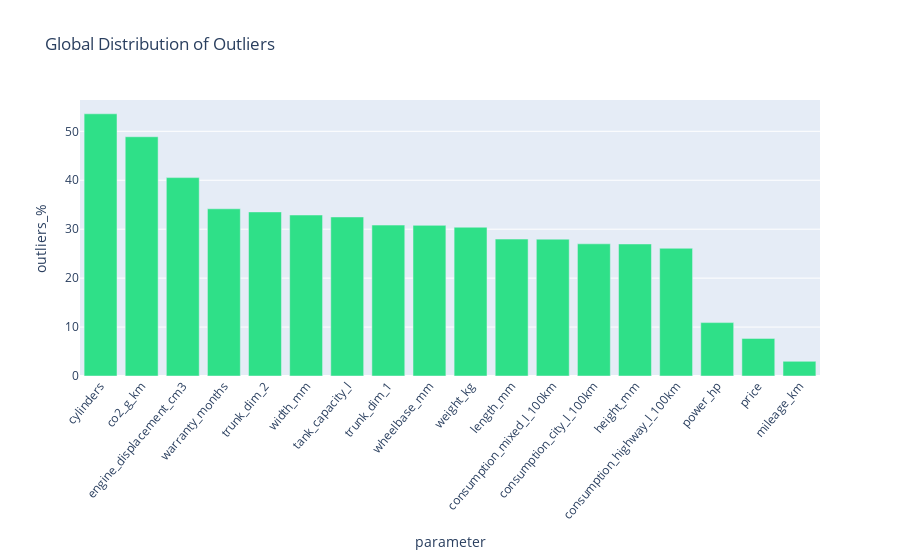

Notebook source saved alongside this figure:
### Code cell
fig_out

### Figure 1 — Plotly figure (JSON) as saved in the notebook; plotly's stock layout.template omitted (floating-point values rounded to 4 significant figures)
{"data": [{"hovertemplate": "parameter=%{x}<br>outliers_%=%{y}<extra></extra>", "legendgroup": "", "marker": {"color": "#2FE088", "pattern": {"shape": ""}}, "name": "", "orientation": "v", "showlegend": false, "textposition": "auto", "type": "bar", "x": ["cylinders", "co2_g_km", "engine_displacement_cm3", "warranty_months", "trunk_dim_2", "width_mm", "tank_capacity_l", "trunk_dim_1", "wheelbase_mm", "weight_kg", "length_mm", "consumption_mixed_l_100km", "consumption_city_l_100km", "height_mm", "consumption_highway_l_100km", "power_hp", "price", "mileage_km"], "xaxis": "x", "y": [53.58, 48.89, 40.54, 34.17, 33.53, 32.9, 32.5, 30.84, 30.78, 30.4, 27.98, 27.96, 27.01, 26.98, 26.1, 10.91, 7.68, 3.0], "yaxis": "y"}], "layout": {"barmode": "relative", "legend": {"tracegroupgap": 0}, "title": {"text": "Global Distribution of Outliers"}, "xaxis": {"anchor": "y", "domain": [0, 1], "tickangle": -50, "title": {"text": "parameter"}}, "yaxis": {"anchor": "x", "domain": [0, 1], "title": {"text": "outliers_%"}}}}
